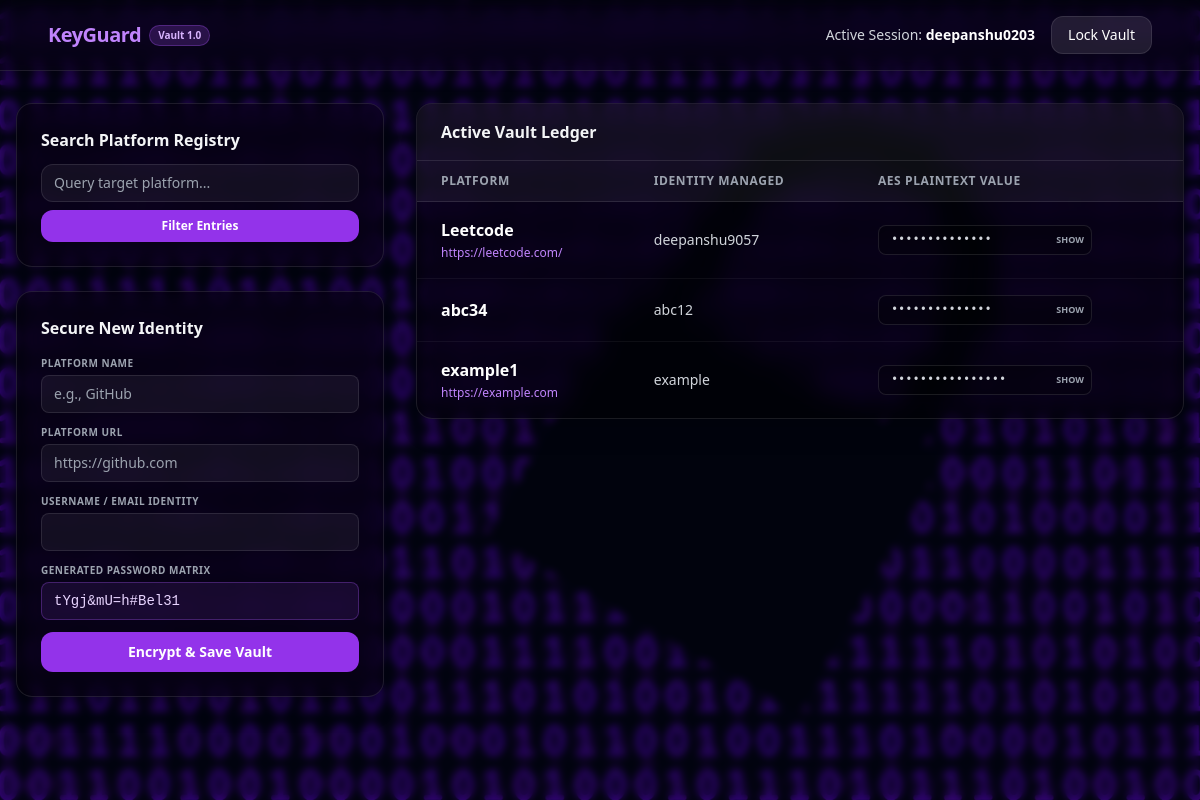
/vault (signed in), run on the app's committed database.
### app.py (models this page shows)
class Credential(db.Model):
    __tablename__ = 'credentials'
    id = db.Column(db.Integer, primary_key=True)
    user_id = db.Column(db.Integer, db.ForeignKey('users.id'), nullable=False)
    site_name = db.Column(db.String(100), nullable=False)
    site_url = db.Column(db.String(200))
    username_or_email = db.Column(db.String(100), nullable=False)
    encrypted_password = db.Column(db.String(255), nullable=False)

### app.py (the view)
@app.route('/vault', methods=['GET', 'POST'])
def vault():
    if 'user_id' not in session:
        return redirect(url_for('index'))
    user_id = session['user_id']
    vault_key_bytes = session['vault_key'].encode('utf-8')
    search_query = request.args.get('search', '').strip()
    if search_query:
        credentials_query = Credential.query.filter(
            Credential.user_id == user_id,
            (Credential.site_name.contains(search_query)) |
            (Credential.username_or_email.contains(search_query))
        ).all()
    else:
        credentials_query = Credential.query.filter_by(user_id=user_id).all()
    decrypted_vault = []
    for cred in credentials_query:
        decrypted_vault.append({
            'id': cred.id,
            'site_name': cred.site_name,
            'site_url': cred.site_url,
            'username_or_email': cred.username_or_email,
            'password': decrypt_password(cred.encrypted_password, vault_key_bytes)
        })
    suggested_password = generate_pass()
    return render_template('vault.html', vault=decrypted_vault, suggested_password=suggested_password, search_query=search_query)

### crypto_utils.py (called while the page is built)
def generate_pass() -> str:
    characters = string.ascii_letters + string.digits + "!@#$%^&*()-_=+"
    length = secrets.choice(range(10, 21))
    return "".join(secrets.choice(characters) for _ in range(length))

def decrypt_password(encrypted_password: str, key: bytes) -> str:
    f = Fernet(key)
    return f.decrypt(encrypted_password.encode('utf-8')).decode('utf-8')

### templates/vault.html (shortened to what this page needs)
<!DOCTYPE html>
<html lang="en">
<head>
    <script src="https://cdn.tailwindcss.com"></script>
</head>
<body class="bg-cover bg-center text-white min-h-screen relative antialiased"
      style="background-image: url('{{ url_for('static', filename='background.png') }}'); background-attachment: fixed;">
    <div class="absolute inset-0 bg-slate-950/60 backdrop-blur-sm z-0"></div>
    <div class="relative z-10">
        <nav class="bg-black/30 backdrop-blur-md border-b border-white/10 py-4 px-6 sm:px-12 flex justify-between items-center shadow-lg">
            <div class="flex items-center space-x-2">
                <span class="text-xl font-black text-purple-400 tracking-tight">KeyGuard</span>
                <span class="bg-purple-500/20 text-purple-300 text-[10px] px-2 py-0.5 rounded-full font-bold border border-purple-500/30">Vault 1.0</span>
            </div>
            <div class="flex items-center space-x-4">
                <span class="text-sm text-gray-300 hidden sm:inline">Active Session: <strong class="text-white">{{ session['username'] }}</strong></span>
                <a href="/logout" class="bg-white/10 hover:bg-white/20 border border-white/10 text-white text-sm font-medium px-4 py-2 rounded-xl transition duration-150">
                    Lock Vault
                </a>
            </div>
        </nav>
        <main class="max-w-7xl mx-auto px-4 py-8 grid grid-cols-1 lg:grid-cols-3 gap-8">
            <div class="space-y-6 lg:col-span-1">
                <div class="bg-black/40 backdrop-blur-md border border-white/10 p-6 rounded-2xl shadow-xl">
                    <h3 class="text-base font-bold text-gray-100 mb-3">Search Platform Registry</h3>
                    <form action="/vault" method="POST" class="space-y-2">
                        <input type="text" name="search" placeholder="Query target platform..." value="{{ search_query }}"
                               class="w-full px-3 py-2 bg-white/5 border border-white/10 rounded-xl focus:outline-none focus:ring-2 focus:ring-purple-500 text-sm text-white placeholder-gray-400">
                        <div class="flex space-x-2">
                            <button type="submit" class="flex-1 bg-purple-600 hover:bg-purple-700 text-white text-xs font-semibold py-2 rounded-xl transition shadow-md">
                                Filter Entries
                            </button>
                        </div>
                    </form>
                </div>
                <div class="bg-black/40 backdrop-blur-md border border-white/10 p-6 rounded-2xl shadow-xl">
                    <h3 class="text-base font-bold text-gray-100 mb-4">Secure New Identity</h3>
                    <form action="/vault/add" method="POST" class="space-y-3">
                        <div>
                            <label class="block text-[10px] font-bold text-gray-400 uppercase tracking-wider">Platform Name</label>
                            <input type="text" name="site_name" placeholder="e.g., GitHub" required
                                   class="w-full mt-1 px-3 py-2 bg-white/5 border border-white/10 rounded-lg text-sm focus:outline-none focus:ring-2 focus:ring-purple-500 text-white">
                        </div>
                        <div>
                            <label class="block text-[10px] font-bold text-gray-400 uppercase tracking-wider">Platform URL</label>
                            <input type="url" name="site_url" placeholder="https://github.com"
                                   class="w-full mt-1 px-3 py-2 bg-white/5 border border-white/10 rounded-lg text-sm focus:outline-none focus:ring-2 focus:ring-purple-500 text-white">
                        </div>
                        <div>
                            <label class="block text-[10px] font-bold text-gray-400 uppercase tracking-wider">Username / Email Identity</label>
                            <input type="text" name="username_or_email" required
                                   class="w-full mt-1 px-3 py-2 bg-white/5 border border-white/10 rounded-lg text-sm focus:outline-none focus:ring-2 focus:ring-purple-500 text-white">
                        </div>
                        <div>
                            <label class="block text-[10px] font-bold text-gray-400 uppercase tracking-wider">Generated Password Matrix</label>
                            <div class="relative mt-1">
                                <input type="text" id="vault_password" name="password" value="{{ suggested_password }}" required
                                       class="w-full px-3 py-2 bg-purple-500/10 border border-purple-500/30 rounded-lg text-sm font-mono focus:outline-none focus:ring-2 focus:ring-purple-500 text-purple-200">
                            </div>
                        </div>
                        <button type="submit" class="w-full bg-purple-600 hover:bg-purple-700 text-white font-semibold py-2.5 rounded-xl text-sm transition mt-2 shadow-lg">
                            Encrypt & Save Vault
                        </button>
                    </form>
                </div>
            </div>
            <div class="lg:col-span-2">
                <div class="bg-black/40 backdrop-blur-md border border-white/10 rounded-2xl shadow-xl overflow-hidden">
                    <div class="px-6 py-4 border-b border-white/10 bg-white/5">
                        <h3 class="text-base font-bold text-gray-100">Active Vault Ledger</h3>
                    </div>
                    <div class="overflow-x-auto">
                        <table class="w-full text-left border-collapse">
                            <thead>
                                <tr class="border-b border-white/10 bg-white/5 text-xs text-gray-400 uppercase tracking-wider">
                                    <th class="px-6 py-3 font-semibold">Platform</th>
                                    <th class="px-6 py-3 font-semibold">Identity Managed</th>
                                    <th class="px-6 py-3 font-semibold">AES Plaintext Value</th>
                                </tr>
                            </thead>
                            <tbody class="divide-y divide-white/5 text-sm text-gray-200">
                                {% for item in vault %}
                                <tr class="hover:bg-white/5 transition duration-150">
                                    <td class="px-6 py-4">
                                        <span class="font-bold text-white block text-base">{{ item.site_name }}</span>
                                        {% if item.site_url %}
                                            <a href="{{ item.site_url }}" target="_blank" class="text-xs text-purple-400 hover:underline inline-block mt-0.5">{{ item.site_url }}</a>
                                        {% endif %}
                                    </td>
                                    <td class="px-6 py-4 font-medium text-gray-300">
                                        {{ item.username_or_email }}
                                    </td>
                                    <td class="px-6 py-4">
                                        <div class="relative inline-block max-w-xs">
                                            <input type="password" id="secret_{{ item.id }}" value="{{ item.password }}" readonly
                                                   class="bg-black/30 border border-white/10 text-gray-300 font-mono text-xs px-3 py-1.5 rounded-lg w-full pr-12 focus:outline-none">
                                            <button type="button" onclick="togglePasswordVisibility('secret_{{ item.id }}')"
                                                    class="absolute right-2 top-1/2 -translate-y-1/2 text-[9px] font-bold text-gray-400 hover:text-white uppercase">
                                                Show
                                            </button>
                                        </div>
                                    </td>
                                </tr>
                                {% else %}
                                <tr>
                                    <td colspan="3" class="px-6 py-12 text-center text-sm text-gray-400 font-medium">
                                        No encrypted key pairings found inside this filter query.
                                    </td>
                                </tr>
                                {% endfor %}
                            </tbody>
                        </table>
                    </div>
                </div>
            </div>
        </main>
    </div>
</body>
</html>

### data on the page
Credential: site_name "Leetcode", site_url "https://leetcode.com/", username_or_email "deepanshu9057"
Credential: site_name "abc34", username_or_email "abc12"
Credential: site_name "example1", site_url "https://example.com", username_or_email "example"

### other printed values
{{ session['username'] }} "deepanshu0203"
